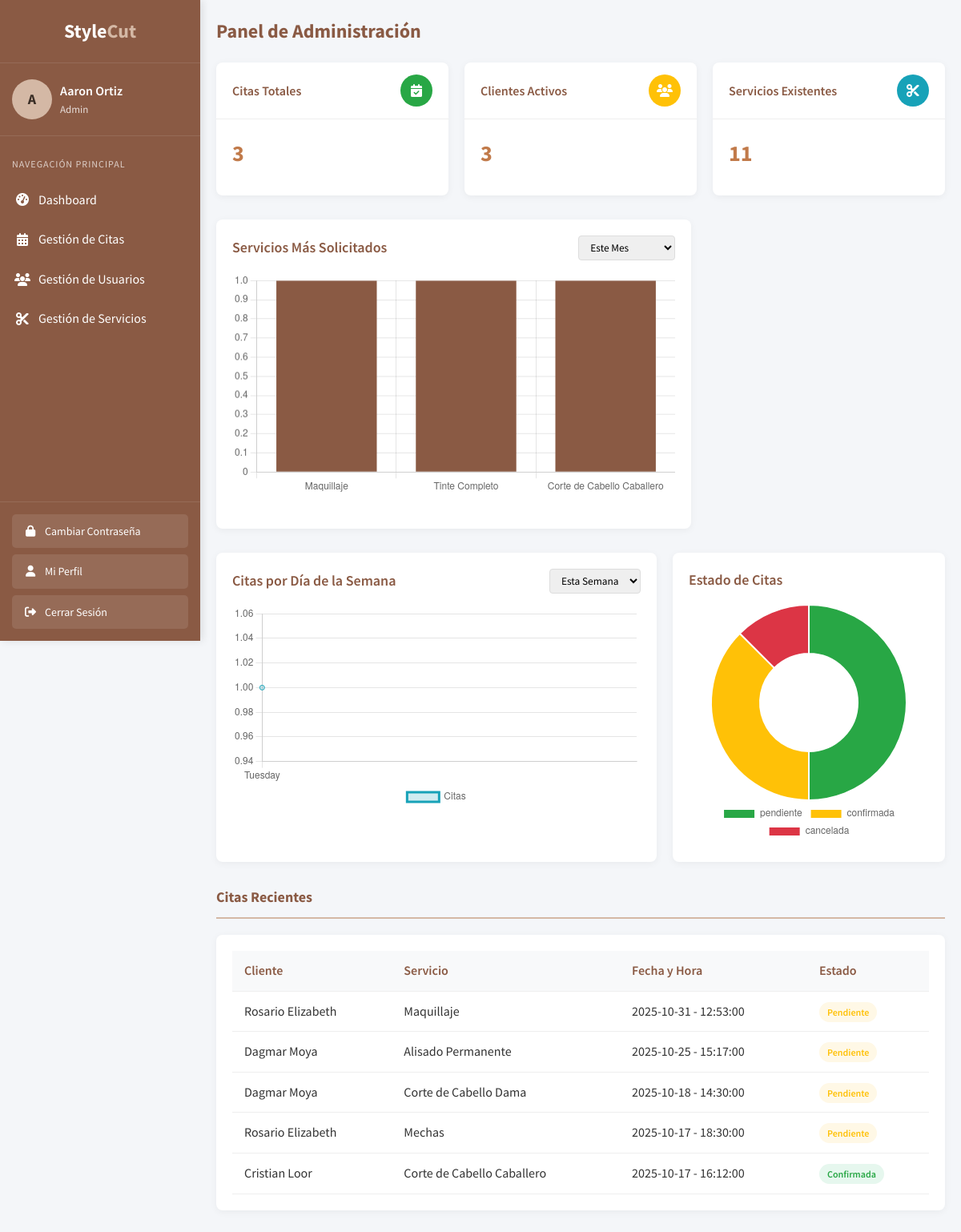
The page /admin/dash_admin.php (signed in) on the database its author committed.
### tables this page shows
CREATE TABLE `citas` (
  `id` int(11) NOT NULL,
  `usuario_id` int(11) NOT NULL,
  `servicio_id` int(11) NOT NULL,
  `fecha` date NOT NULL,
  `hora` time NOT NULL,
  `estado` enum('pendiente','confirmada','cancelada') DEFAULT 'pendiente'
);

CREATE TABLE `usuarios` (
  `id` int(11) NOT NULL,
  `nombre` varchar(100) NOT NULL,
  `email` varchar(100) NOT NULL,
  `telefono` varchar(20) DEFAULT NULL,
  `password` varchar(255) NOT NULL,
  `rol` enum('cliente','admin') DEFAULT 'cliente',
  `github_id` varchar(50) DEFAULT NULL,
  `facebook_id` varchar(50) DEFAULT NULL
);

CREATE TABLE `servicios` (
  `id` int(11) NOT NULL,
  `nombre` varchar(100) NOT NULL,
  `descripcion` text DEFAULT NULL,
  `duracion` int(11) NOT NULL,
  `precio` decimal(10,2) NOT NULL
);

### admin/dash_admin.php (the view, shortened to what this page needs)
<?php
include __DIR__ . "/../templates/header.php";
include __DIR__ . "/../conexion/bd.php";
$sql = $conexion->prepare("SELECT COUNT(*) as total FROM citas WHERE estado = 'confirmada'");
$sql->execute();
$total_citas = $sql->fetch(PDO::FETCH_OBJ);
$sql = $conexion->prepare("SELECT COUNT(*) as total FROM usuarios WHERE rol = 'cliente'");
$sql->execute();
$total_clientes = $sql->fetch(PDO::FETCH_OBJ);
$sql = $conexion->prepare("SELECT COUNT(*) as total FROM servicios");
$sql->execute();
$total_servicios = $sql->fetch(PDO::FETCH_OBJ);
$sql = $conexion->prepare("SELECT usuarios.nombre AS cliente,servicios.nombre AS servicio, citas.fecha AS fecha, citas.hora AS hora,citas.estado AS estado FROM citas INNER JOIN servicios ON citas.servicio_id = servicios.id INNER JOIN usuarios ON citas.usuario_id = usuarios.id  ORDER BY fecha DESC LIMIT 5");
$sql->execute();
$citas = $sql->fetchAll(PDO::FETCH_OBJ);
?>
<div class="content-header">
    <h1>Panel de Administración</h1>
</div>
<div class="dashboard-cards">
    <div class="card">
        <div class="card-header">
            <h3 class="card-title">Citas Totales</h3>
            <div class="card-icon icon-success">
                <i class="fas fa-calendar-check"></i>
            </div>
        </div>
        <div class="card-body">
            <div class="card-value"><?php echo $total_citas->total; ?></div>
        </div>
    </div>
    <div class="card">
        <div class="card-header">
            <h3 class="card-title">Clientes Activos</h3>
            <div class="card-icon icon-warning">
                <i class="fas fa-users"></i>
            </div>
        </div>
        <div class="card-body">
            <div class="card-value"><?php echo $total_clientes->total; ?></div>
        </div>
    </div>
    <div class="card">
        <div class="card-header">
            <h3 class="card-title">Servicios Existentes</h3>
            <div class="card-icon icon-info">
                <i class="fas fa-scissors"></i>
            </div>
        </div>
        <div class="card-body">
            <div class="card-value"><?php echo $total_servicios->total; ?></div>
        </div>
    </div>
</div>
<div class="charts-row">
    <div class="chart-container">
        <div class="chart-header">
            <h3 class="chart-title">Servicios Más Solicitados</h3>
            <div class="chart-actions">
                <select id="services-period">
                    <option value="month">Este Mes</option>
                </select>
            </div>
        </div>
        <div class="chart-canvas">
            <canvas id="servicesChart"></canvas>
        </div>
    </div>
</div>
<div class="charts-row">
    <div class="chart-container">
        <div class="chart-header">
            <h3 class="chart-title">Citas por Día de la Semana</h3>
            <div class="chart-actions">
                <select id="appointments-period">
                    <option value="week">Esta Semana</option>
                </select>
            </div>
        </div>
        <div class="chart-canvas">
            <canvas id="appointmentsChart"></canvas>
        </div>
    </div>
    <div class="chart-container">
        <div class="chart-header">
            <h3 class="chart-title">Estado de Citas</h3>
        </div>
        <div class="chart-canvas">
            <canvas id="statusChart"></canvas>
        </div>
    </div>
</div>
<h3 class="section-title">Citas Recientes</h3>
<div class="table-container">
    <div class="card-body">
        <table>
            <thead>
                <tr>
                    <th>Cliente</th>
                    <th>Servicio</th>
                    <th>Fecha y Hora</th>
                    <th>Estado</th>
                </tr>
            </thead>
            <tbody>
                <?php foreach ($citas as $item) : ?>
                    <tr>
                        <td><?php echo htmlspecialchars($item->cliente); ?></td>
                        <td><?php echo htmlspecialchars($item->servicio); ?></td>
                        <td><?php echo htmlspecialchars($item->fecha); ?> - <?php echo htmlspecialchars($item->hora); ?></td>
                        <td>
                            <?php if ($item->estado == 'pendiente') : ?>
                                <span class="status-badge status-pending">Pendiente</span>
                            <?php elseif ($item->estado == 'confirmada') : ?>
                                <span class="status-badge status-confirmed">Confirmada</span>
                            <?php elseif ($item->estado == 'cancelada') : ?>
                                <span class="status-badge status-cancelled">Cancelada</span>
                            <?php endif; ?>
                        </td>
                    </tr>
                <?php endforeach; ?>
            </tbody>
        </table>
    </div>
</div>
</div>
</div>
<script>
    // ====== Servicios más solicitados ======
    const ctxServices = document.getElementById('servicesChart').getContext('2d');
    new Chart(ctxServices, {
        type: 'bar',
        data: {
            labels: serviciosData.map(s => s.nombre),
            datasets: [{
                label: 'Citas confirmadas',
                data: serviciosData.map(s => s.total),
                backgroundColor: '#8a5a44'
            }]
        },
        options: {
            responsive: true,
            plugins: {
                legend: {
                    display: false
                }
            }
        }
    });
    // ====== Citas por día de la semana ======
    const ctxAppointments = document.getElementById('appointmentsChart').getContext('2d');
    new Chart(ctxAppointments, {
        type: 'line',
        data: {
            labels: citasDiasData.map(d => d.dia),
            datasets: [{
                label: 'Citas',
                data: citasDiasData.map(d => d.total),
                borderColor: '#17a2b8',
                backgroundColor: 'rgba(23,162,184,0.2)',
                fill: true,
                tension: 0.4
            }]
        },
        options: {
            responsive: true,
            plugins: {
                legend: {
                    position: 'bottom'
                }
            }
        }
    });
    // ====== Estado de citas ======
    const ctxStatus = document.getElementById('statusChart').getContext('2d');
    new Chart(ctxStatus, {
        type: 'doughnut',
        data: {
            labels: citasEstadoData.map(e => e.estado),
            datasets: [{
                data: citasEstadoData.map(e => e.total),
                backgroundColor: ['#28a745', '#ffc107', '#dc3545']
            }]
        },
        options: {
            responsive: true,
            plugins: {
                legend: {
                    position: 'bottom'
                }
            }
        }
    });
</script>
<?php include '../templates/footer.php'; ?>

### templates/header.php (shortened to what this page needs)
<!DOCTYPE html>
<html lang="es">
<head>
    <link rel="stylesheet" href="https://cdnjs.cloudflare.com/ajax/libs/font-awesome/6.4.0/css/all.min.css">
</head>
<body>
    <div class="sidebar">
        <div class="sidebar-brand">
            <h2>Style<span>Cut</span></h2>
        </div>
        <div class="sidebar-user">
            <div class="sidebar-user-avatar"><?php echo substr($_SESSION['nombre'], 0, 1); ?></div>
            <div class="sidebar-user-info">
                <div class="sidebar-user-name"><?php echo ucfirst($_SESSION['nombre']); ?></div>
                <div class="sidebar-user-role"><?php echo ucfirst($_SESSION['rol']); ?></div>
            </div>
        </div>
        <div class="sidebar-menu">
            <div class="sidebar-menu-header">Navegación Principal</div>
            <?php if ($_SESSION['rol'] == 'cliente') { ?>
                <a href="../cliente/dash_cliente.php" class="sidebar-menu-item">
                    <i class="fas fa-home"></i>
                    <span>Dashboard</span>
                </a>
                <a href="../cliente/reservar_cita.php" class="sidebar-menu-item">
                    <i class="fas fa-calendar-plus"></i>
                    <span>Reservar Cita</span>
                </a>
                <a href="../cliente/historial_citas.php" class="sidebar-menu-item">
                    <i class="fas fa-history"></i>
                    <span>Historial de Citas</span>
                </a>
                <a href="../cliente/servicios_disponibles.php" class="sidebar-menu-item">
                    <i class="fas fa-scissors"></i>
                    <span>Servicios</span>
                </a>
            <?php } elseif ($_SESSION['rol'] == 'admin') { ?>
                <a href="../admin/dash_admin.php" class="sidebar-menu-item">
                    <i class="fas fa-tachometer-alt"></i>
                    <span>Dashboard</span>
                </a>
                <a href="../admin/gestion_citas.php" class="sidebar-menu-item">
                    <i class="fas fa-calendar-alt"></i>
                    <span>Gestión de Citas</span>
                </a>
                <a href="../admin/gestion_usuarios.php" class="sidebar-menu-item">
                    <i class="fas fa-users"></i>
                    <span>Gestión de Usuarios</span>
                </a>
                <a href="../admin/gestion_servicios.php" class="sidebar-menu-item">
                    <i class="fas fa-scissors"></i>
                    <span>Gestión de Servicios</span>
                </a>
            <?php } ?>
        </div>
        <div class="sidebar-footer">
            <div class="sidebar-actions">
                <a href="http://localhost/Sistemas_Web_PHP/Sistema_Web_Citas_Peluqueria/cambiar_password.php" class="sidebar-btn">
                    <i class="fas fa-lock"></i> Cambiar Contraseña
                </a>
                <a href="http://localhost/Sistemas_Web_PHP/Sistema_Web_Citas_Peluqueria/perfil.php" class="sidebar-btn">
                    <i class="fas fa-user"></i> Mi Perfil
                </a>
                <a href="http://localhost/Sistemas_Web_PHP/Sistema_Web_Citas_Peluqueria/controladores/logout.php" class="sidebar-btn">
                    <i class="fas fa-sign-out-alt"></i> Cerrar Sesión
                </a>
            </div>
        </div>
    </div>
    <div class="main-content">
        <div class="content">

### templates/footer.php (shortened to what this page needs)
</body>
</html>

### templates/header.php (style rules this page uses)
:root { --primary: #8a5a44; --primary-dark: #6b4634; --secondary: #d4b8a5; --accent: #c17a4a; --dark: #3a2e26; --light: #f8f4f0; --text: #333333; --sidebar-width: 250px; --header-height: 60px; --box-border-radius: 8px; }
* { margin: 0; padding: 0; box-sizing: border-box; font-family: 'Source Sans Pro', 'Segoe UI', Tahoma, Geneva, Verdana, sans-serif; }
body { background-color: #f4f6f9; color: var(--text); line-height: 1.6; min-height: 100vh; display: flex; }
.sidebar { width: var(--sidebar-width); background-color: var(--primary); color: white; height: 100vh; position: fixed; left: 0; top: 0; transition: all 0.3s ease; z-index: 1000; box-shadow: 3px 0 10px rgba(0, 0, 0, 0.1); display: flex; flex-direction: column; }
.sidebar-brand { padding: 20px 15px; text-align: center; border-bottom: 1px solid rgba(255, 255, 255, 0.1); }
.sidebar-brand h2 { font-size: 24px; margin: 0; }
.sidebar-brand span { color: var(--secondary); }
.sidebar-user { padding: 20px 15px; display: flex; align-items: center; border-bottom: 1px solid rgba(255, 255, 255, 0.1); }
.sidebar-user-avatar { width: 50px; height: 50px; border-radius: 50%; background-color: var(--secondary); display: flex; align-items: center; justify-content: center; color: var(--dark); font-weight: bold; font-size: 18px; margin-right: 10px; }
.sidebar-user-info { flex: 1; }
.sidebar-user-name { font-weight: 600; font-size: 16px; }
.sidebar-user-role { font-size: 13px; opacity: 0.8; }
.sidebar-menu { padding: 15px 0; flex: 1; }
.sidebar-menu-header { padding: 10px 15px; font-size: 12px; text-transform: uppercase; letter-spacing: 1px; opacity: 0.7; }
.sidebar-menu-item { padding: 12px 15px; display: flex; align-items: center; transition: all 0.3s; cursor: pointer; border-left: 3px solid transparent; text-decoration: none; color: white; }
.sidebar-menu-item i { margin-right: 10px; width: 20px; text-align: center; }
.sidebar-footer { padding: 15px; border-top: 1px solid rgba(255, 255, 255, 0.1); margin-top: auto; }
.sidebar-actions { display: flex; flex-direction: column; gap: 8px; }
.sidebar-btn { display: flex; align-items: center; padding: 10px 15px; background-color: rgba(255, 255, 255, 0.1); border: none; border-radius: 5px; color: white; text-decoration: none; font-size: 14px; transition: all 0.3s ease; cursor: pointer; width: 100%; }
.sidebar-btn i { margin-right: 10px; width: 16px; text-align: center; }
.main-content { flex: 1; margin-left: var(--sidebar-width); min-height: 100vh; display: flex; flex-direction: column; }
.content { flex: 1; padding: 20px; }
.content-header { margin-bottom: 20px; }
.content-header h1 { font-size: 24px; color: var(--primary); margin-bottom: 5px; }
.dashboard-cards { display: grid; grid-template-columns: repeat(auto-fit, minmax(250px, 1fr)); gap: 20px; margin-bottom: 30px; }
.card { background-color: white; border-radius: var(--box-border-radius); box-shadow: 0 2px 10px rgba(0, 0, 0, 0.05); overflow: hidden; }
.card-header { padding: 15px 20px; border-bottom: 1px solid #eee; display: flex; align-items: center; justify-content: space-between; }
.card-title { font-size: 16px; font-weight: 600; color: var(--primary); margin: 0; }
.card-icon { width: 40px; height: 40px; border-radius: 50%; background-color: var(--secondary); display: flex; align-items: center; justify-content: center; color: var(--primary); }
.card-body { padding: 20px; }
.card-value { font-size: 28px; font-weight: 700; color: var(--accent); margin-bottom: 10px; }
.section-title { font-size: 18px; color: var(--primary); margin-bottom: 20px; padding-bottom: 10px; border-bottom: 2px solid var(--secondary); }
.status-confirmed { background-color: #e6f7ee; color: #0cb577; }
.status-pending { background-color: #fff8e6; color: #f4c150; }

### rows shown on the page
citas: usuario.nombre "Rosario Elizabeth", servicio.nombre "Maquillaje", fecha "2025-10-31", hora "12:53:00", estado "Pendiente"
citas: usuario.nombre "Dagmar Moya", servicio.nombre "Alisado Permanente", fecha "2025-10-25", hora "15:17:00", estado "Pendiente"
citas: usuario.nombre "Dagmar Moya", servicio.nombre "Corte de Cabello Dama", fecha "2025-10-18", hora "14:30:00", estado "Pendiente"
citas: usuario.nombre "Rosario Elizabeth", servicio.nombre "Mechas", fecha "2025-10-17", hora "18:30:00", estado "Pendiente"
citas: usuario.nombre "Cristian Loor", servicio.nombre "Corte de Cabello Caballero", fecha "2025-10-17", hora "16:12:00", estado "Confirmada"

### other values the page prints
substr($_SESSION['nombre'], 0, 1) "A"
$_SESSION['nombre'] "Aaron Ortiz"
$_SESSION['rol'] "Admin"
$total_citas->total "3"
$total_clientes->total "3"
$total_servicios->total "11"
